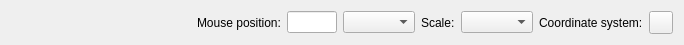
    <widget class="QWidget" name="mStatusWidget" native="true">
     <property name="sizePolicy">
      <sizepolicy hsizetype="Preferred" vsizetype="Fixed">
       <horstretch>0</horstretch>
       <verstretch>0</verstretch>
      </sizepolicy>
     </property>
     <property name="maximumSize">
      <size>
       <width>16777215</width>
       <height>30</height>
      </size>
     </property>
     <layout class="QGridLayout" name="gridLayout">
      <item row="0" column="1">
       <widget class="QLabel" name="mMousePositionLabel">
        <property name="text">
         <string>Mouse position:</string>
        </property>
       </widget>
      </item>
      <item row="0" column="2">
       <widget class="QLineEdit" name="mCoordinateLineEdit">
        <property name="sizePolicy">
         <sizepolicy hsizetype="Minimum" vsizetype="Fixed">
          <horstretch>0</horstretch>
          <verstretch>0</verstretch>
         </sizepolicy>
        </property>
        <property name="minimumSize">
         <size>
          <width>50</width>
          <height>0</height>
         </size>
        </property>
        <property name="maximumSize">
         <size>
          <width>50</width>
          <height>16777215</height>
         </size>
        </property>
       </widget>
      </item>
      <item row="0" column="3">
       <widget class="QComboBox" name="mCRSComboBox"/>
      </item>
      <item row="0" column="5">
       <widget class="QLabel" name="mScaleLabel">
        <property name="text">
         <string>Scale:</string>
        </property>
       </widget>
      </item>
      <item row="0" column="6">
       <widget class="QgsScaleComboBox" name="mScaleComboBox"/>
      </item>
      <item row="0" column="8">
       <widget class="QLabel" name="mCRSLabel">
        <property name="text">
         <string>Coordinate system:</string>
        </property>
       </widget>
      </item>
      <item row="0" column="9">
       <widget class="QgsVBSCrsSelection" name="mCRSSelectionButton">
        <property name="text">
         <string/>
        </property>
       </widget>
      </item>
      <item row="0" column="0">
       <spacer name="horizontalSpacer_4">
        <property name="orientation">
         <enum>Qt::Horizontal</enum>
        </property>
        <property name="sizeHint" stdset="0">
         <size>
          <width>186</width>
          <height>20</height>
         </size>
        </property>
       </spacer>
      </item>
     </layout>
    </widget>
